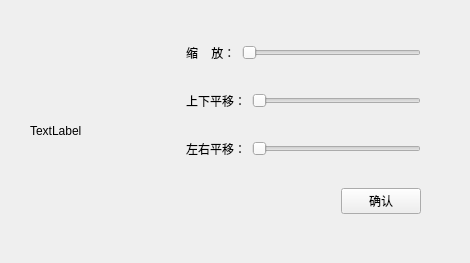
<?xml version="1.0" encoding="UTF-8"?>
<ui version="4.0">
 <class>Form</class>
 <widget class="QWidget" name="Form">
  <property name="geometry">
   <rect>
    <x>0</x>
    <y>0</y>
    <width>470</width>
    <height>263</height>
   </rect>
  </property>
  <property name="windowTitle">
   <string>Form</string>
  </property>
<property name="styleSheet">
   <string notr="true">QToolTip
{
     border: 1px solid black;
     background-color: #ffa02f;
     padding: 1px;
     border-radius: 3px;
     opacity: 100;
}
 
QWidget
{
    color: #b1b1b1;
    background-color: #323232;
}
 
QWidget:item:hover
{
    background-color: QLinearGradient( x1: 0, y1: 0, x2: 0, y2: 1, stop: 0 #ffa02f, stop: 1 #ca0619);
    color: #000000;
}
 
QWidget:item:selected
{
    background-color: QLinearGradient( x1: 0, y1: 0, x2: 0, y2: 1, stop: 0 #ffa02f, stop: 1 #d7801a);
}
 
QMenuBar::item
{
    background: transparent;
}
 
QMenuBar::item:selected
{
    background: transparent;
    border: 1px solid #ffaa00;
}
 
QMenuBar::item:pressed
{
    background: #444;
    border: 1px solid #000;
    background-color: QLinearGradient(
        x1:0, y1:0,
        x2:0, y2:1,
        stop:1 #212121,
        stop:0.4 #343434/*,
        stop:0.2 #343434,
        stop:0.1 #ffaa00*/
    );
    margin-bottom:-1px;
    padding-bottom:1px;
}
 
QMenu
{
    border: 1px solid #000;
}
 
QMenu::item
{
    padding: 2px 20px 2px 20px;
}
 
QMenu::item:selected
{
    color: #000000;
}
 
QWidget:disabled
{
    color: #404040;
    background-color: #323232;
}
 
QAbstractItemView
{
    background-color: QLinearGradient( x1: 0, y1: 0, x2: 0, y2: 1, stop: 0 #4d4d4d, stop: 0.1 #646464, stop: 1 #5d5d5d);
}
 
QWidget:focus
{
    /*border: 2px solid QLinearGradient( x1: 0, y1: 0, x2: 0, y2: 1, stop: 0 #ffa02f, stop: 1 #d7801a);*/
}
 
QLineEdit
{
    background-color: QLinearGradient( x1: 0, y1: 0, x2: 0, y2: 1, stop: 0 #4d4d4d, stop: 0 #646464, stop: 1 #5d5d5d);
    padding: 1px;
    border-style: solid;
    border: 1px solid #1e1e1e;
    border-radius: 5;
}
 
QPushButton
{
    color: #b1b1b1;
    background-color: QLinearGradient( x1: 0, y1: 0, x2: 0, y2: 1, stop: 0 #565656, stop: 0.1 #525252, stop: 0.5 #4e4e4e, stop: 0.9 #4a4a4a, stop: 1 #464646);
    border-width: 1px;
    border-color: #1e1e1e;
    border-style: solid;
    border-radius: 6;
    padding: 3px;
    font-size: 12px;
    padding-left: 5px;
    padding-right: 5px;
}
 
QPushButton:pressed
{
    background-color: QLinearGradient( x1: 0, y1: 0, x2: 0, y2: 1, stop: 0 #2d2d2d, stop: 0.1 #2b2b2b, stop: 0.5 #292929, stop: 0.9 #282828, stop: 1 #252525);
}
 
QComboBox
{
    selection-background-color: #ffaa00;
    background-color: QLinearGradient( x1: 0, y1: 0, x2: 0, y2: 1, stop: 0 #565656, stop: 0.1 #525252, stop: 0.5 #4e4e4e, stop: 0.9 #4a4a4a, stop: 1 #464646);
    border-style: solid;
    border: 1px solid #1e1e1e;
    border-radius: 5;
}
 
QComboBox:hover,QPushButton:hover
{
    border: 2px solid QLinearGradient( x1: 0, y1: 0, x2: 0, y2: 1, stop: 0 #ffa02f, stop: 1 #d7801a);
}
 
 
QComboBox:on
{
    padding-top: 3px;
    padding-left: 4px;
    background-color: QLinearGradient( x1: 0, y1: 0, x2: 0, y2: 1, stop: 0 #2d2d2d, stop: 0.1 #2b2b2b, stop: 0.5 #292929, stop: 0.9 #282828, stop: 1 #252525);
    selection-background-color: #ffaa00;
}
 
QComboBox QAbstractItemView
{
    border: 2px solid darkgray;
    selection-background-color: QLinearGradient( x1: 0, y1: 0, x2: 0, y2: 1, stop: 0 #ffa02f, stop: 1 #d7801a);
}
 
QComboBox::drop-down
{
     subcontrol-origin: padding;
     subcontrol-position: top right;
     width: 15px;
 
     border-left-width: 0px;
     border-left-color: darkgray;
     border-left-style: solid; /* just a single line */
     border-top-right-radius: 3px; /* same radius as the QComboBox */
     border-bottom-right-radius: 3px;
 }
 
QComboBox::down-arrow
{
     image: url(:/down_arrow.png);
}
 
QGroupBox:focus
{
border: 2px solid QLinearGradient( x1: 0, y1: 0, x2: 0, y2: 1, stop: 0 #ffa02f, stop: 1 #d7801a);
}
 
QTextEdit:focus
{
    border: 2px solid QLinearGradient( x1: 0, y1: 0, x2: 0, y2: 1, stop: 0 #ffa02f, stop: 1 #d7801a);
}
 
QScrollBar:horizontal {
     border: 1px solid #222222;
     background: QLinearGradient( x1: 0, y1: 0, x2: 0, y2: 1, stop: 0.0 #121212, stop: 0.2 #282828, stop: 1 #484848);
     height: 7px;
     margin: 0px 16px 0 16px;
}
 
QScrollBar::handle:horizontal
{
      background: QLinearGradient( x1: 0, y1: 0, x2: 1, y2: 0, stop: 0 #ffa02f, stop: 0.5 #d7801a, stop: 1 #ffa02f);
      min-height: 20px;
      border-radius: 2px;
}
 
QScrollBar::add-line:horizontal {
      border: 1px solid #1b1b19;
      border-radius: 2px;
      background: QLinearGradient( x1: 0, y1: 0, x2: 1, y2: 0, stop: 0 #ffa02f, stop: 1 #d7801a);
      width: 14px;
      subcontrol-position: right;
      subcontrol-origin: margin;
}
 
QScrollBar::sub-line:horizontal {
      border: 1px solid #1b1b19;
      border-radius: 2px;
      background: QLinearGradient( x1: 0, y1: 0, x2: 1, y2: 0, stop: 0 #ffa02f, stop: 1 #d7801a);
      width: 14px;
     subcontrol-position: left;
     subcontrol-origin: margin;
}
 
QScrollBar::right-arrow:horizontal, QScrollBar::left-arrow:horizontal
{
      border: 1px solid black;
      width: 1px;
      height: 1px;
      background: white;
}
 
QScrollBar::add-page:horizontal, QScrollBar::sub-page:horizontal
{
      background: none;
}
 
QScrollBar:vertical
{
      background: QLinearGradient( x1: 0, y1: 0, x2: 1, y2: 0, stop: 0.0 #121212, stop: 0.2 #282828, stop: 1 #484848);
      width: 7px;
      margin: 16px 0 16px 0;
      border: 1px solid #222222;
}
 
QScrollBar::handle:vertical
{
      background: QLinearGradient( x1: 0, y1: 0, x2: 0, y2: 1, stop: 0 #ffa02f, stop: 0.5 #d7801a, stop: 1 #ffa02f);
      min-height: 20px;
      border-radius: 2px;
}
 
QScrollBar::add-line:vertical
{
      border: 1px solid #1b1b19;
      border-radius: 2px;
      background: QLinearGradient( x1: 0, y1: 0, x2: 0, y2: 1, stop: 0 #ffa02f, stop: 1 #d7801a);
      height: 14px;
      subcontrol-position: bottom;
      subcontrol-origin: margin;
}
 
QScrollBar::sub-line:vertical
{
      border: 1px solid #1b1b19;
      border-radius: 2px;
      background: QLinearGradient( x1: 0, y1: 0, x2: 0, y2: 1, stop: 0 #d7801a, stop: 1 #ffa02f);
      height: 14px;
      subcontrol-position: top;
      subcontrol-origin: margin;
}
 
QScrollBar::up-arrow:vertical, QScrollBar::down-arrow:vertical
{
      border: 1px solid black;
      width: 1px;
      height: 1px;
      background: white;
}
 
 
QScrollBar::add-page:vertical, QScrollBar::sub-page:vertical
{
      background: none;
}
 
QTextEdit
{
    background-color: #242424;
}
 
QPlainTextEdit
{
    background-color: #242424;
}
 
QHeaderView::section
{
    background-color: QLinearGradient(x1:0, y1:0, x2:0, y2:1, stop:0 #616161, stop: 0.5 #505050, stop: 0.6 #434343, stop:1 #656565);
    color: white;
    padding-left: 4px;
    border: 1px solid #6c6c6c;
}
 
QCheckBox:disabled
{
color: #414141;
}
 
QDockWidget::title
{
    text-align: center;
    spacing: 3px; /* spacing between items in the tool bar */
    background-color: QLinearGradient(x1:0, y1:0, x2:0, y2:1, stop:0 #323232, stop: 0.5 #242424, stop:1 #323232);
}
 
QDockWidget::close-button, QDockWidget::float-button
{
    text-align: center;
    spacing: 1px; /* spacing between items in the tool bar */
    background-color: QLinearGradient(x1:0, y1:0, x2:0, y2:1, stop:0 #323232, stop: 0.5 #242424, stop:1 #323232);
}
 
QDockWidget::close-button:hover, QDockWidget::float-button:hover
{
    background: #242424;
}
 
QDockWidget::close-button:pressed, QDockWidget::float-button:pressed
{
    padding: 1px -1px -1px 1px;
}
 
QMainWindow::separator
{
    background-color: QLinearGradient(x1:0, y1:0, x2:0, y2:1, stop:0 #161616, stop: 0.5 #151515, stop: 0.6 #212121, stop:1 #343434);
    color: white;
    padding-left: 4px;
    border: 1px solid #4c4c4c;
    spacing: 3px; /* spacing between items in the tool bar */
}
 
QMainWindow::separator:hover
{
 
    background-color: QLinearGradient(x1:0, y1:0, x2:0, y2:1, stop:0 #d7801a, stop:0.5 #b56c17 stop:1 #ffa02f);
    color: white;
    padding-left: 4px;
    border: 1px solid #6c6c6c;
    spacing: 3px; /* spacing between items in the tool bar */
}
 
QToolBar::handle
{
     spacing: 3px; /* spacing between items in the tool bar */
     background: url(:/images/handle.png);
}
 
QMenu::separator
{
    height: 2px;
    background-color: QLinearGradient(x1:0, y1:0, x2:0, y2:1, stop:0 #161616, stop: 0.5 #151515, stop: 0.6 #212121, stop:1 #343434);
    color: white;
    padding-left: 4px;
    margin-left: 10px;
    margin-right: 5px;
}
 
QProgressBar
{
    border: 2px solid grey;
    border-radius: 5px;
    text-align: center;
}
 
QProgressBar::chunk
{
    background-color: #d7801a;
    width: 2.15px;
    margin: 0.5px;
}
 
QTabBar::tab {
    color: #b1b1b1;
    border: 1px solid #444;
    border-bottom-style: none;
    background-color: #323232;
    padding-left: 10px;
    padding-right: 10px;
    padding-top: 3px;
    padding-bottom: 2px;
    margin-right: -1px;
}
 
QTabWidget::pane {
    border: 1px solid #444;
    top: 1px;
}
 
QTabBar::tab:last
{
    margin-right: 0; /* the last selected tab has nothing to overlap with on the right */
    border-top-right-radius: 3px;
}
 
QTabBar::tab:first:!selected
{
 margin-left: 0px; /* the last selected tab has nothing to overlap with on the right */
 
 
    border-top-left-radius: 3px;
}
 
QTabBar::tab:!selected
{
    color: #b1b1b1;
    border-bottom-style: solid;
    margin-top: 3px;
    background-color: QLinearGradient(x1:0, y1:0, x2:0, y2:1, stop:1 #212121, stop:.4 #343434);
}
 
QTabBar::tab:selected
{
    border-top-left-radius: 3px;
    border-top-right-radius: 3px;
    margin-bottom: 0px;
}
 
QTabBar::tab:!selected:hover
{
    /*border-top: 2px solid #ffaa00;
    padding-bottom: 3px;*/
    border-top-left-radius: 3px;
    border-top-right-radius: 3px;
    background-color: QLinearGradient(x1:0, y1:0, x2:0, y2:1, stop:1 #212121, stop:0.4 #343434, stop:0.2 #343434, stop:0.1 #ffaa00);
}
 
QRadioButton::indicator:checked, QRadioButton::indicator:unchecked{
    color: #b1b1b1;
    background-color: #323232;
    border: 1px solid #b1b1b1;
    border-radius: 6px;
}
 
QRadioButton::indicator:checked
{
    background-color: qradialgradient(
        cx: 0.5, cy: 0.5,
        fx: 0.5, fy: 0.5,
        radius: 1.0,
        stop: 0.25 #ffaa00,
        stop: 0.3 #323232
    );
}
 
QCheckBox::indicator{
    color: #b1b1b1;
    background-color: #323232;
    border: 1px solid #b1b1b1;
    width: 9px;
    height: 9px;
}
 
QRadioButton::indicator
{
    border-radius: 6px;
}
 
QRadioButton::indicator:hover, QCheckBox::indicator:hover
{
    border: 1px solid #ffaa00;
}
 
QCheckBox::indicator:checked
{
    image:url(:/images/checkbox.png);
}
 
QCheckBox::indicator:disabled, QRadioButton::indicator:disabled
{
    border: 1px solid #444;
}
1
2
3
4
5
6
7
8
9
10
11
12
13
14
15
16
17
18
19
20
21
22
23
24
25
26
27
28
29
30
31
32
33
34
35
36
37
38
39
40
41
42
43
44
45
46
47
48
49
50
51
52
53
54
55
56
57
58
59
60
61
62
63
64
65
66
67
68
69
70
71
72
73
74
75
76
77
78
79
80
81
82
83
84
85
86
87
88
89
90
91
92
93
94
95
96
97
98
99
100
101
102
103
104
105
106
107
108
109
110
111
112
113
114
115
116
117
118
119
120
121
122
123
124
125
126
127
128
129
130
131
132
133
134
135
136
137
138
139
140
141
142
143
144
145
146
147
148
149
150
151
152
153
154
155
156
157
158
159
160
161
162
163
164
165
166
167
168
169
170
171
172
173
174
175
176
177
178
179
180
181
182
183
184
185
186
187
188
189
190
191
192
193
194
195
196
197
198
199
200
201
202
203
204
205
206
207
208
209
210
211
212
213
214
215
216
217
218
219
220
221
222
223
224
225
226
227
228
229
230
231
232
233
234
235
236
237
238
239
240
241
242
243
244
245
246
247
248
249
250
251
252
253
254
255
256
257
258
259
260
261
262
263
264
265
266
267
268
269
270
271
272
273
274
275
276
277
278
279
280
281
282
283
284
285
286
287
288
289
290
291
292
293
294
295
296
297
298
299
300
301
302
303
304
305
306
307
308
309
310
311
312
313
314
315
316
317
318
319
320
321
322
323
324
325
326
327
328
329
330
331
332
333
334
335
336
337
338
339
340
341
342
343
344
345
346
347
348
349
350
351
352
353
354
355
356
357
358
359
360
361
362
363
364
365
366
367
368
369
370
371
372
373
374
375
376
377
378
379
380
381
382
383
384
385
386
387
388
389
390
391
392
393
394
395
396
397
398
399
400
401
402
403
404
405
406
407
408
409
410
411
412
413
414
415
416
417
418
419
420
421
422
423
424
425
426
427
428
429
430
431
432
433
434
435
436
437
438
439
440
441
442
443
444
445
446
447
448
449
450
451
452
453
454
455
456
457
458
459</string>
  </property>
  <widget class="QWidget" name="horizontalLayoutWidget_2">
   <property name="geometry">
    <rect>
     <x>30</x>
     <y>20</y>
     <width>391</width>
     <height>221</height>
    </rect>
   </property>
   <layout class="QHBoxLayout" name="horizontalLayout_2">
    <item>
     <widget class="QLabel" name="label_view">
      <property name="minimumSize">
       <size>
        <width>150</width>
        <height>150</height>
       </size>
      </property>
      <property name="text">
       <string>TextLabel</string>
      </property>
     </widget>
    </item>
    <item>
     <layout class="QVBoxLayout" name="verticalLayout">
      <item>
       <layout class="QHBoxLayout" name="horizontalLayout">
        <item>
         <widget class="QLabel" name="label">
          <property name="text">
           <string>缩    放：</string>
          </property>
         </widget>
        </item>
        <item>
         <widget class="QSlider" name="hSlider_scale">
          <property name="orientation">
           <enum>Qt::Horizontal</enum>
          </property>
         </widget>
        </item>
       </layout>
      </item>
      <item>
       <layout class="QHBoxLayout" name="horizontalLayout_4">
        <item>
         <widget class="QLabel" name="label_2">
          <property name="text">
           <string>上下平移：</string>
          </property>
         </widget>
        </item>
        <item>
         <widget class="QSlider" name="hSlider_moveH">
          <property name="orientation">
           <enum>Qt::Horizontal</enum>
          </property>
         </widget>
        </item>
       </layout>
      </item>
      <item>
       <layout class="QHBoxLayout" name="horizontalLayout_5">
        <item>
         <widget class="QLabel" name="label_3">
          <property name="text">
           <string>左右平移：</string>
          </property>
         </widget>
        </item>
        <item>
         <widget class="QSlider" name="hSlider_moveV">
          <property name="orientation">
           <enum>Qt::Horizontal</enum>
          </property>
         </widget>
        </item>
       </layout>
      </item>
      <item>
       <layout class="QHBoxLayout" name="horizontalLayout_3">
        <item>
         <spacer name="horizontalSpacer">
          <property name="orientation">
           <enum>Qt::Horizontal</enum>
          </property>
          <property name="sizeHint" stdset="0">
           <size>
            <width>40</width>
            <height>20</height>
           </size>
          </property>
         </spacer>
        </item>
        <item>
         <widget class="QPushButton" name="btn_ok">
          <property name="text">
           <string>确认</string>
          </property>
         </widget>
        </item>
       </layout>
      </item>
     </layout>
    </item>
   </layout>
  </widget>
  <zorder>horizontalLayoutWidget_2</zorder>
  <zorder>label_view</zorder>
 </widget>
 <resources/>
 <connections/>
</ui>
